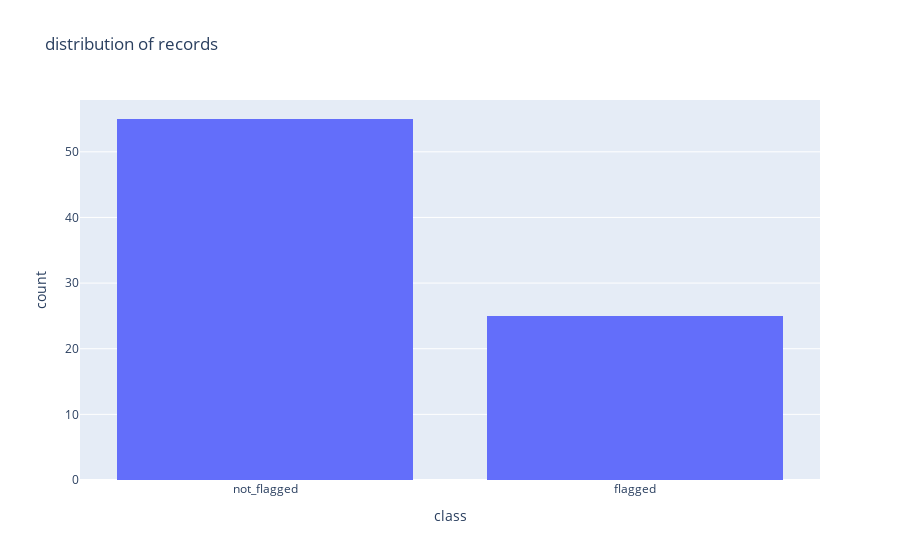

Source (notebook cell):
### Code cell
fig = px.histogram(df, x='class', title='distribution of records')
fig.show()

### Figure 1 — Plotly figure (JSON) as saved in the notebook; plotly's stock layout.template omitted (floating-point values rounded to 4 significant figures)
{"data": [{"alignmentgroup": "True", "bingroup": "x", "hovertemplate": "class=%{x}<br>count=%{y}<extra></extra>", "legendgroup": "", "marker": {"color": "#636efa", "pattern": {"shape": ""}}, "name": "", "offsetgroup": "", "orientation": "v", "showlegend": false, "x": ["not_flagged", "flagged", "flagged", "not_flagged", "not_flagged", "not_flagged", "flagged", "flagged", "not_flagged", "flagged", "not_flagged", "flagged", "not_flagged", "not_flagged", "not_flagged", "flagged", "not_flagged", "not_flagged", "not_flagged", "not_flagged", "not_flagged", "flagged", "flagged", "not_flagged", "not_flagged", "flagged", "flagged", "not_flagged", "flagged", "not_flagged", "not_flagged", "not_flagged", "not_flagged", "not_flagged", "not_flagged", "not_flagged", "flagged", "not_flagged", "flagged", "not_flagged", "flagged", "not_flagged", "not_flagged", "not_flagged", "not_flagged", "not_flagged", "not_flagged", "not_flagged", "flagged", "not_flagged", "not_flagged", "flagged", "not_flagged", "not_flagged", "not_flagged", "not_flagged", "not_flagged", "flagged", "not_flagged", "flagged", "not_flagged", "flagged", "not_flagged", "not_flagged", "flagged", "not_flagged", "not_flagged", "not_flagged", "not_flagged", "not_flagged", "not_flagged", "not_flagged", "flagged", "not_flagged", "flagged", "not_flagged", "flagged", "not_flagged", "flagged", "not_flagged"], "xaxis": "x", "yaxis": "y", "type": "histogram"}], "layout": {"xaxis": {"anchor": "y", "domain": [0, 1], "title": {"text": "class"}}, "yaxis": {"anchor": "x", "domain": [0, 1], "title": {"text": "count"}}, "legend": {"tracegroupgap": 0}, "title": {"text": "distribution of records"}, "barmode": "relative"}}
